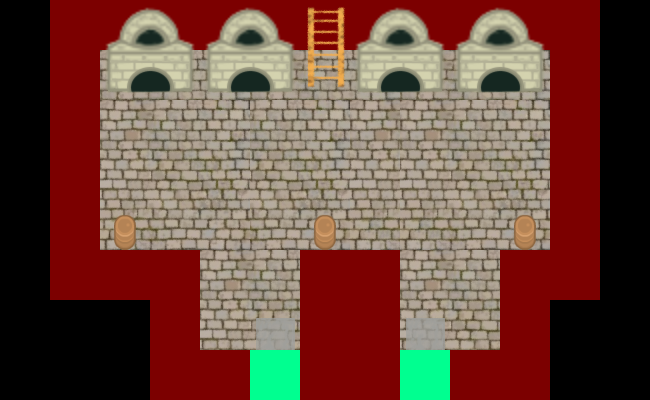

A level layout from a 2D game, rendered from its tile map. Below: a short description, then the map file with tile-grid data replaced by summaries:
An orthogonal 13x8 tile map with 50x50 px tiles, 6 tile layers (collision, floor, entrance, storage, ...), 4 tilesets.

<map version="1.0" orientation="orthogonal" renderorder="right-down" width="13" height="8" tilewidth="50" tileheight="50" nextobjectid="1">
 <tileset firstgid="1" name="collision" tilewidth="50" tileheight="50" tilecount="7">
  <image source="collision.png" width="350" height="50" />
 </tileset>
 <tileset firstgid="8" name="room" tilewidth="50" tileheight="50" tilecount="40">
  <image source="room.png" width="500" height="200" />
 </tileset>
 <tileset firstgid="48" name="RPGpack_sheet" tilewidth="50" tileheight="50" tilecount="260">
  <image source="RPGpack_sheet.png" width="1000" height="650" />
 </tileset>
 <tileset firstgid="308" name="oven" tilewidth="50" tileheight="50" tilecount="4">
  <image source="oven.png" width="100" height="100" />
 </tileset>
 <layer name="collision" width="13" height="8">
  <data>[104 cells, 50 non-empty, 3 distinct tile ids]</data>
 </layer>
 <layer name="floor" width="13" height="8">
  <data>[104 cells, 44 non-empty, 9 distinct tile ids]</data>
 </layer>
 <layer name="entrance" width="13" height="8">
  <data>[104 cells, 4 non-empty, 3 distinct tile ids]</data>
 </layer>
 <layer name="storage" width="13" height="8">
  <data>[104 cells, 3 non-empty, 1 distinct tile ids]</data>
 </layer>
 <layer name="oven_deco" width="13" height="8">
  <data>[104 cells, 12 non-empty, 3 distinct tile ids]</data>
 </layer>
 <layer name="oven" width="13" height="8">
  <data>[104 cells, 4 non-empty, 1 distinct tile ids]</data>
 </layer>
</map>